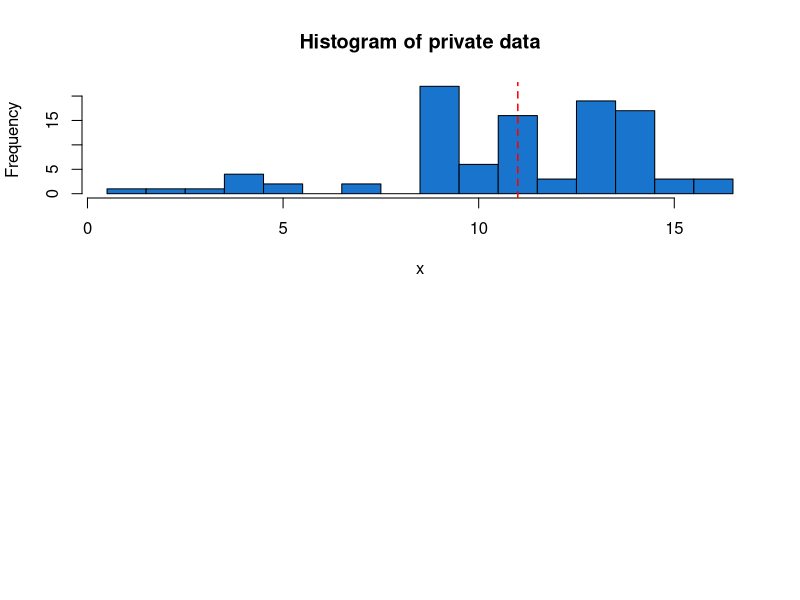

The R script that drew this image: (Note: this script raises an error after producing the figure.)
##
##  exponentialMechanism.r
##
##  demonstrate exponential mechanism on release of medians
##
##  jH 2019.2.28
##

rm(list=ls())		# Remove any objects in memory
par(mfrow=c(1,1))   # Rebuild fresh plot window, if previously divided

#### Parameters ####

set.seed(1234)
n.sims <- 2000

## Bound/Censor/Clip a variable to a range
clip <- function(x, lower, upper){
	x.clipped <- x
	x.clipped[x.clipped<lower] <- lower
	x.clipped[x.clipped>upper] <- upper
	return(x.clipped)	
}

## Sample with replacement from a vector
bootstrap <- function(x, y=NULL, n){
	index <- sample(x=1:length(x), size=n, replace=TRUE) 

	if(is.null(y)){
		return(x[index])
	}else{
		return(list(x=x[index], y=y[index]))
	}
}

## Load the data

library("foreign")
PUMSdata <- read.csv(file="../../data/FultonPUMS5full.csv")   
data <- PUMSdata$educ    		# variable for means
populationTrue <- median(data)



medianRelease <- function(x, lower, upper, epsilon){
	n <- length(x)
	bins <- round(lower):round(upper)
	x.clipped <- clip(x, lower, upper)
    sensitiveValue <- median(x)

	quality <- rep(NA, length(bins))
	for(i in 1:length(bins)){
		quality[i] <- min( sum(x<=bins[i]), sum(x>=bins[i]) )
	}
	likelihoods <- exp(epsilon * quality) / 2
	probabilities <- likelihoods/sum(likelihoods)
    
    flag <- runif(n=1, min=0, max=1) < cumsum(probabilities) 
    DPrelease <- min(bins[flag])

    return(list(release=DPrelease, true=sensitiveValue))
}

## Show repeated releases on one sample of data

sample.index <- sample(1:length(data), size=100, replace=FALSE)
x <- data[sample.index]

history <- rep(NA, n.sims)
for(i in 1:n.sims){
	history[i] <- medianRelease(x=x, lower=1, upper=16, epsilon=0.3)$release
}

par(mfcol=c(2,1))

hist(x, breaks=(1:17 - 0.5), col="dodgerblue3", main="Histogram of private data")
abline(v=populationTrue, col="red", lwd=1.5, lty=2)
dev.copy2pdf(file="./figs/medianExampleDataDist.pdf")

hist(history, breaks=(1:17 - 0.5), col="dodgerblue3", main="Histogram of released DP medians\n epsilon=0.3")

dev.copy2pdf(file="./figs/medianExample.pdf")


## Simulate the exponential mechanism across bootstrapped datasets to see utility									

my.seq <- seq(from=log10(50), to=log10(1000), length=20)  	# make evenly spaced in logarithmic space
n.seq  <- round(10^my.seq)                                 	# round to integers

my.seq <- seq(from=log10(1), to=log10(0.01), length=5)     	# make evenly spaced in logarithmic space
ep.seq <- round(10^my.seq * 100) /100						# round to two decimal places

rawhistory <- matrix(NA, nrow=length(n.seq)*length(ep.seq)*n.sims, ncol=4)  # matrix to store results
agghistory <- matrix(NA, nrow=length(n.seq)*length(ep.seq), ncol=4)         # matrix to store results
rawcount <- 0												# counter															
aggcount <- 0                                               # counter

for(i in 1:length(n.seq)){
	for(j in 1:length(ep.seq)){
		error <- utility <- NULL
		aggcount <- aggcount + 1
		for(k in 1:n.sims){
			rawcount <- rawcount + 1

			## Median release
			bootdata <- bootstrap(x=data, n=n.seq[i])
			DPmedian <- medianRelease(x=bootdata, lower=1, upper=16, epsilon=ep.seq[j])
			release <- DPmedian$release
			sampleTrue <- DPmedian$true

			error <- c(error, sampleTrue - release)
			utility <- c(utility, min( sum(bootdata<=release), sum(bootdata>=release)) )

			rawhistory[rawcount, 1] <- n.seq[i]
			rawhistory[rawcount, 2] <- ep.seq[j]
			rawhistory[rawcount, 3] <- release
			rawhistory[rawcount, 4] <- sampleTrue

		}
		agghistory[aggcount, 1] <- n.seq[i]
		agghistory[aggcount, 2] <- ep.seq[j]
		agghistory[aggcount, 3] <- sqrt( mean( (error)^2 ) )  # RMSE
		agghistory[aggcount, 4] <- mean(utility/n.seq[i])
	}
}



## Graphs for plotting results in terms of RMSE and utilty

par(mfrow=c(2,2))
color.palette<-rainbow(length(ep.seq), start=.7, end=.1)   # This creates a sequence of colors to use in subsequent plots, as in showchisq.r


for(j in 1:length(ep.seq)){
	flag <- agghistory[,2] == ep.seq[j]
	subhistory <- agghistory[flag,]

	allylim <- c(0, max(agghistory[,3]))

	if(j==1){
		plot(subhistory[,1],subhistory[,3], ylim=allylim, type="l", col=color.palette[j], xlab="N", ylab="RMSE")
	}else{
		lines(subhistory[,1],subhistory[,3], col=color.palette[j])
	}
}

for(j in 1:length(ep.seq)){
	flag <- agghistory[,2] == ep.seq[j]
	subhistory <- agghistory[flag,]

	allylim <- c(min(agghistory[,3])+0.00001, max(agghistory[,3]))

	xloc <- round(length(n.seq)*0.3)

	if(j==1){
		plot(subhistory[,1],subhistory[,3]+0.00001, ylim=allylim, type="l", log = "y", col=color.palette[j], xlab="N", ylab="RMSE")
		text(x=subhistory[xloc,1], y=subhistory[xloc,3]+0.00001, label=  bquote(paste(epsilon == .(ep.seq[j]))), col=color.palette[j], pos=4)
	}else{
		lines(subhistory[,1],subhistory[,3]+0.00001, col=color.palette[j])
		text(x=subhistory[xloc,1], y=subhistory[xloc,3]+0.00001, label=  bquote(paste(epsilon == .(ep.seq[j]))), col=color.palette[j], pos=4) 
	}

}

for(j in 1:length(ep.seq)){
	flag <- agghistory[,2] == ep.seq[j]
	subhistory <- agghistory[flag,]

	allylim <- c(0, max(agghistory[,4]))

	if(j==1){
		plot(subhistory[,1],subhistory[,4], ylim=allylim, type="l", col=color.palette[j], xlab="N", ylab="Utility")
	}else{
		lines(subhistory[,1],subhistory[,4], col=color.palette[j])
	}
}
abline(h=0.5, lty=2)


for(j in 1:length(ep.seq)){
	flag <- agghistory[,2] == ep.seq[j]
	subhistory <- agghistory[flag,]

	allylim <- c(min(agghistory[,4]), max(agghistory[,4]))

	xloc <- round(length(n.seq)*0.3)

	if(j==1){
		plot(subhistory[,1],subhistory[,4], ylim=allylim, type="l", log = "y", col=color.palette[j], xlab="N", ylab="Utility")
		text(x=subhistory[xloc,1], y=subhistory[xloc,4], label=  bquote(paste(epsilon == .(ep.seq[j]))), col=color.palette[j], pos=4)
	}else{
		lines(subhistory[,1],subhistory[,4], col=color.palette[j])
		text(x=subhistory[xloc,1], y=subhistory[xloc,4], label=  bquote(paste(epsilon == .(ep.seq[j]))), col=color.palette[j], pos=4) 
	}

}
abline(h=0.5, lty=2)

dev.copy2pdf(file="./figs/medianRelease.pdf")

